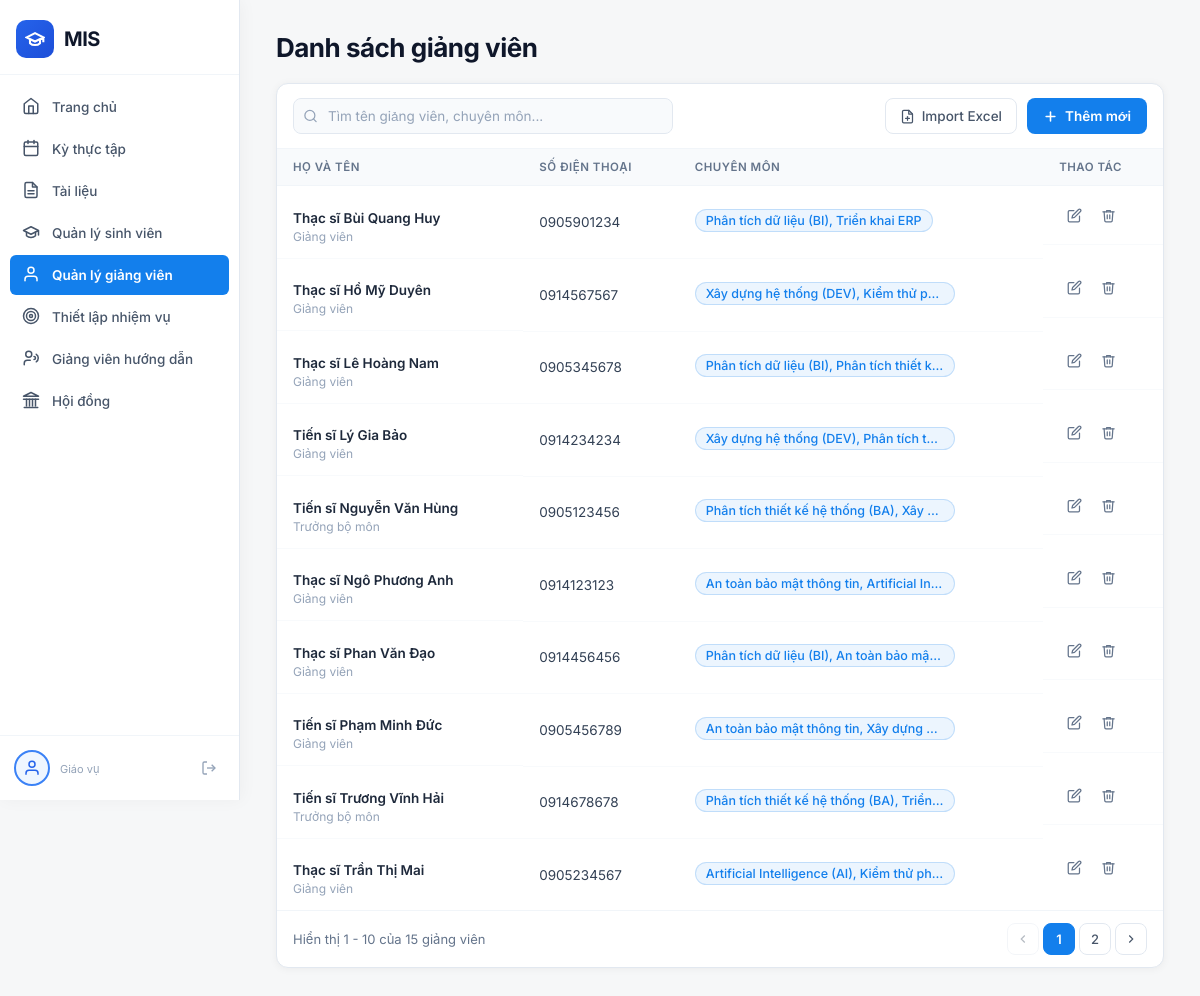
Page /giao-vu/quan-ly-giang-vien/ on the committed database.
### Home/models.py (models this page shows, shortened)
class GiangVien(models.Model):
    HOC_VI_CHOICES = [
        ('Thạc sĩ', 'Thạc sĩ'),
        ('Tiến sĩ', 'Tiến sĩ'),
        ('Phó Giáo sư', 'Phó Giáo sư'),
        ('Giáo sư', 'Giáo sư'),
    ]
    CHUC_VU_CHOICES = [
        ('Giảng viên', 'Giảng viên'),
        ('Trưởng bộ môn', 'Trưởng bộ môn'),
        ('Giáo vụ', 'Giáo vụ'),
    ]
    CHUYEN_MON_CHOICES = [
        ('Phân tích thiết kế hệ thống (BA)', 'Phân tích thiết kế hệ thống (BA)'),
        ('Xây dựng hệ thống (DEV)', 'Xây dựng hệ thống (DEV)'),
        ('Artificial Intelligence (AI)', 'Artificial Intelligence (AI)'),
        ('Kiểm thử phần mềm', 'Kiểm thử phần mềm'),
        ('Phân tích dữ liệu (BI)', 'Phân tích dữ liệu (BI)'),
        ('An toàn bảo mật thông tin', 'An toàn bảo mật thông tin'),
        ('Triển khai ERP', 'Triển khai ERP'),
    ]
    ma_gv = models.CharField(max_length=20, primary_key=True)
    ho_ten = models.CharField(max_length=255)
    chuc_vu = models.CharField(max_length=100, choices=CHUC_VU_CHOICES, default='Giảng viên')
    hoc_vi = models.CharField(max_length=100, choices=HOC_VI_CHOICES, default='Thạc sĩ')
    chuyen_mon = models.CharField(max_length=500) # Lưu chuỗi các chuyên môn ghép lại
    so_dien_thoai = models.CharField(max_length=15, null=True, blank=True)

### GiaoVu/views.py (the view, shortened to what this page needs)
# urls.py: path('quan-ly-giang-vien/', views.ql_giang_vien_view, name='giaovu_qlgiangvien'),
def ql_giang_vien_view(request):
    search_query = request.GET.get('q', '').strip()
    gv_list = GiangVien.objects.all().order_by('ho_ten')
    if search_query:
        gv_list = gv_list.filter(
            Q(ho_ten__icontains=search_query) | Q(chuyen_mon__icontains=search_query)
        )
    paginator = Paginator(gv_list, 10)
    page_obj  = paginator.get_page(request.GET.get('page', 1))
    hoc_vi_choices = [c[0] for c in GiangVien.HOC_VI_CHOICES]
    chuc_vu_choices = [c[0] for c in GiangVien.CHUC_VU_CHOICES]
    chuyen_mon_choices = [c[0] for c in GiangVien.CHUYEN_MON_CHOICES]
    context = {
        'current_page' : 'qlgiangvien',
        'page_obj'     : page_obj,
        'search_query' : search_query,
        'hoc_vi_choices': hoc_vi_choices,
        'chuc_vu_choices': chuc_vu_choices,
        'chuyen_mon_choices': chuyen_mon_choices,
    }
    return render(request, 'GiaoVu/giang_vien.html', context)

### GiaoVu/templates/GiaoVu/giang_vien.html (shortened to what this page needs)
{% extends 'GiaoVu/home.html' %}
{% load static %}
{% block extra_css %}
<link rel="stylesheet" href="{% static 'GiaoVu/css/giang_vien.css' %}">
{% endblock %}
{% block content %}
<div class="page-container">
    <div class="page-header">
        <h1 class="page-title">Danh sách giảng viên</h1>
    </div>
    <div class="table-card">
        <div class="table-toolbar">
            <form method="get" class="search-form" id="searchForm">
                <div class="search-box">
                    <input type="text" name="q" value="{{ search_query }}"
                        placeholder="Tìm tên giảng viên, chuyên môn..." class="search-input" id="searchInput"
                        autocomplete="off">
                </div>
            </form>
            <div class="toolbar-actions">
                <button class="btn-import" id="btnImport" type="button">
                    <svg viewBox="0 0 24 24" fill="none" stroke="currentColor" stroke-width="2" stroke-linecap="round"
                        stroke-linejoin="round">
                        <path d="M14 2H6a2 2 0 0 0-2 2v16a2 2 0 0 0 2 2h12a2 2 0 0 0 2-2V8z" />
                        <polyline points="14 2 14 8 20 8" />
                        <line x1="12" y1="18" x2="12" y2="12" />
                        <line x1="9" y1="15" x2="15" y2="15" />
                    </svg>
                    Import Excel
                </button>
                <button class="btn-primary" id="btnThemMoi" type="button">
                    <svg viewBox="0 0 24 24" fill="none" stroke="currentColor" stroke-width="2.5" stroke-linecap="round"
                        stroke-linejoin="round">
                        <line x1="12" y1="5" x2="12" y2="19" />
                        <line x1="5" y1="12" x2="19" y2="12" />
                    </svg>
                    Thêm mới
                </button>
            </div>
        </div>
        <table class="gv-table">
            <thead>
                <tr>
                    <th>HỌ VÀ TÊN</th>
                    <th>SỐ ĐIỆN THOẠI</th>
                    <th>CHUYÊN MÔN</th>
                    <th>THAO TÁC</th>
                </tr>
            </thead>
            <tbody>
                {% for gv in page_obj %}
                <tr>
                    <td class="td-hoten">
                        <span class="gv-name">{{ gv.hoc_vi }} {{ gv.ho_ten }}</span>
                        <span class="gv-chucvu">{{ gv.chuc_vu }}</span>
                    </td>
                    <td class="td-phone">{{ gv.so_dien_thoai|default:"—" }}</td>
                    <td><span class="badge-chuyen-mon">{{ gv.chuyen_mon }}</span></td>
                    <td class="td-actions">
                        <button class="btn-action btn-edit" type="button" title="Chỉnh sửa"
                            onclick="openEditModal('{{ gv.ma_gv }}', '{{ gv.ho_ten }}', '{{ gv.hoc_vi }}', '{{ gv.chuc_vu }}', '{{ gv.chuyen_mon }}', '{{ gv.so_dien_thoai }}')">
                            <svg viewBox="0 0 24 24" fill="none" stroke="currentColor" stroke-width="2"
                                stroke-linecap="round" stroke-linejoin="round">
                                <path d="M11 4H4a2 2 0 0 0-2 2v14a2 2 0 0 0 2 2h14a2 2 0 0 0 2-2v-7" />
                                <path d="M18.5 2.5a2.121 2.121 0 0 1 3 3L12 15l-4 1 1-4 9.5-9.5z" />
                            </svg>
                        </button>
                        <button class="btn-action btn-delete" type="button" title="Xóa"
                            onclick="confirmDeleteGV('{{ gv.ma_gv }}', '{{ gv.ho_ten }}')">
                            <svg viewBox="0 0 24 24" fill="none" stroke="currentColor" stroke-width="2"
                                stroke-linecap="round" stroke-linejoin="round">
                                <polyline points="3 6 5 6 21 6" />
                                <path d="M19 6l-1 14a2 2 0 0 1-2 2H8a2 2 0 0 1-2-2L5 6" />
                                <path d="M10 11v6" />
                                <path d="M14 11v6" />
                                <path d="M9 6V4h6v2" />
                            </svg>
                        </button>
                    </td>
                </tr>
                {% empty %}
                <tr>
                    <td colspan="4" class="empty-row">Chưa có giảng viên nào.</td>
                </tr>
                {% endfor %}
            </tbody>
        </table>
        <div class="pagination-bar">
            {% if page_obj.paginator.count > 0 %}
            <span class="pagination-info">Hiển thị {{ page_obj.start_index }} - {{ page_obj.end_index }} của {{ page_obj.paginator.count }} giảng viên</span>
            {% else %}
            <span class="pagination-info">Không có dữ liệu</span>
            {% endif %}
            <div class="pagination-btns">
                {% if page_obj.has_previous %}
                <a href="?page={{ page_obj.previous_page_number }}{% if search_query %}&q={{ search_query }}{% endif %}" class="pg-btn">
                    <svg viewBox="0 0 24 24" fill="none" stroke="currentColor" stroke-width="2"><polyline points="15 18 9 12 15 6" /></svg>
                </a>
                {% else %}
                <button class="pg-btn" type="button" disabled>
                    <svg viewBox="0 0 24 24" fill="none" stroke="currentColor" stroke-width="2"><polyline points="15 18 9 12 15 6" /></svg>
                </button>
                {% endif %}
                {% for num in page_obj.paginator.page_range %}
                    {% if num == page_obj.number %}
                    <span class="pg-btn pg-active">{{ num }}</span>
                    {% else %}
                    <a href="?page={{ num }}{% if search_query %}&q={{ search_query }}{% endif %}" class="pg-btn">{{ num }}</a>
                    {% endif %}
                {% endfor %}
                {% if page_obj.has_next %}
                <a href="?page={{ page_obj.next_page_number }}{% if search_query %}&q={{ search_query }}{% endif %}" class="pg-btn">
                    <svg viewBox="0 0 24 24" fill="none" stroke="currentColor" stroke-width="2"><polyline points="9 18 15 12 9 6" /></svg>
                </a>
                {% else %}
                <button class="pg-btn" type="button" disabled>
                    <svg viewBox="0 0 24 24" fill="none" stroke="currentColor" stroke-width="2"><polyline points="9 18 15 12 9 6" /></svg>
                </button>
                {% endif %}
            </div>
        </div>
    </div>
</div>
{% endblock %}

### GiaoVu/static/GiaoVu/css/home.css (style rules this page uses)
:root { --sidebar-width: 240px; --radius-sm: 6px; --transition: all 0.22s cubic-bezier(0.4, 0, 0.2, 1); --gray-100: #f1f5f9; --gray-200: #e2e8f0; --gray-400: #94a3b8; --gray-800: #1e293b; --gray-900: #0f172a; --red: #dc2626; --red-bg: #fef2f2; }
*, *::before, *::after { box-sizing: border-box; margin: 0; padding: 0; }
body { font-family: 'Inter', -apple-system, BlinkMacSystemFont, sans-serif; background: #F6F7F8; color: var(--gray-800); display: flex; min-height: 100vh; }
a { text-decoration: none; color: inherit; }
button { cursor: pointer; border: none; background: none; font-family: inherit; }
svg { display: block; }

### GiaoVu/static/GiaoVu/css/giang_vien.css (style rules this page uses)
.page-container { padding: 32px 36px; }
.page-header { margin-bottom: 20px; }
.page-title { font-size: 26px; font-weight: 700; color: #0f172a; letter-spacing: -0.5px; }
.table-card { background: #fff; border-radius: 12px; border: 1px solid #e2e8f0; box-shadow: 0 1px 8px rgba(0, 0, 0, 0.05); overflow: hidden; }
.table-toolbar { display: flex; align-items: center; justify-content: space-between; gap: 12px; padding: 14px 16px; border-bottom: 1px solid #f1f5f9; }
.search-form { flex: 1; max-width: 380px; }
.search-box { position: relative; }
.search-input { width: 100%; height: 36px; padding: 0 12px 0 34px; border: 1px solid #e2e8f0; border-radius: 8px; font-size: 13.5px; font-family: 'Inter', sans-serif; color: #1e293b; background: #f8fafc; transition: border-color 0.18s, box-shadow 0.18s, background 0.18s; }
.search-input::placeholder { color: #94a3b8; }
.toolbar-actions { display: flex; align-items: center; gap: 10px; }
.btn-import { display: flex; align-items: center; gap: 7px; height: 36px; padding: 0 14px; border: 1px solid #e2e8f0; border-radius: 8px; font-size: 13.5px; font-weight: 500; color: #475569; background: #fff; cursor: pointer; transition: all 0.18s; font-family: 'Inter', sans-serif; }
.btn-import svg { width: 15px; height: 15px; }
.btn-primary { display: flex; align-items: center; gap: 7px; height: 36px; padding: 0 16px; background: #137FEC; color: #fff; border-radius: 8px; font-size: 13.5px; font-weight: 600; cursor: pointer; border: none; transition: background 0.18s, transform 0.12s; font-family: 'Inter', sans-serif; }
.btn-primary svg { width: 15px; height: 15px; }
.gv-table { width: 100%; border-collapse: collapse; }
.gv-table thead tr { background: #f8fafc; }
.gv-table th { padding: 11px 16px; text-align: left; font-size: 11.5px; font-weight: 600; color: #64748b; letter-spacing: 0.5px; text-transform: uppercase; border-bottom: 1px solid #f1f5f9; white-space: nowrap; }
.gv-table td { padding: 14px 16px; font-size: 13.5px; color: #334155; border-bottom: 1px solid #f8fafc; vertical-align: middle; }
.gv-table tbody tr:last-child td { border-bottom: none; }
.td-hoten { display: flex; flex-direction: column; gap: 3px; }
.gv-name { font-weight: 600; color: #1e293b; font-size: 13.5px; }
.gv-chucvu { font-size: 12px; color: #94a3b8; }
.td-phone { color: #475569; font-size: 13.5px; }
.badge-chuyen-mon { display: inline-block; padding: 3px 10px; border-radius: 20px; font-size: 12.5px; font-weight: 500; background: rgba(19, 127, 236, 0.08); color: #137FEC; border: 1px solid rgba(19, 127, 236, 0.2); max-width: 260px; white-space: nowrap; overflow: hidden; text-overflow: ellipsis; }
.td-actions { display: flex; align-items: center; gap: 4px; }
.btn-action { width: 30px; height: 30px; display: flex; align-items: center; justify-content: center; border-radius: 6px; cursor: pointer; border: none; background: none; transition: all 0.15s; }
.btn-action svg { width: 15px; height: 15px; }
.btn-edit { color: #64748b; }
.btn-delete { color: #64748b; }
.pagination-bar { display: flex; align-items: center; justify-content: space-between; padding: 12px 16px; border-top: 1px solid #f1f5f9; flex-wrap: wrap; gap: 8px; }
.pagination-info { font-size: 13px; color: #64748b; }
.pagination-btns { display: flex; align-items: center; gap: 4px; }
.pg-btn { min-width: 32px; height: 32px; display: inline-flex; align-items: center; justify-content: center; padding: 0 6px; border-radius: 8px; border: 1px solid #e2e8f0; background: #fff; color: #475569; font-size: 13px; font-weight: 500; cursor: pointer; text-decoration: none; transition: all 0.15s; font-family: 'Inter', sans-serif; }
.pg-btn.pg-active { background: #137FEC; border-color: #137FEC; color: #fff; font-weight: 600; cursor: default; }
.pg-btn[disabled] { opacity: 0.4; cursor: not-allowed; }
.pg-btn svg { width: 14px; height: 14px; }

### rows in the picture
GiangVien: hoc_vi "Thạc sĩ", ho_ten "Bùi Quang Huy", chuc_vu "Giảng viên", so_dien_thoai "0905901234", chuyen_mon "Phân tích dữ liệu (BI), Triển khai ERP"
GiangVien: hoc_vi "Thạc sĩ", ho_ten "Hồ Mỹ Duyên", chuc_vu "Giảng viên", so_dien_thoai "0914567567", chuyen_mon "Xây dựng hệ thống (DEV), Kiểm thử p…"
GiangVien: hoc_vi "Thạc sĩ", ho_ten "Lê Hoàng Nam", chuc_vu "Giảng viên", so_dien_thoai "0905345678", chuyen_mon "Phân tích dữ liệu (BI), Phân tích thiết k…"
GiangVien: hoc_vi "Tiến sĩ", ho_ten "Lý Gia Bảo", chuc_vu "Giảng viên", so_dien_thoai "0914234234", chuyen_mon "Xây dựng hệ thống (DEV), Phân tích t…"
GiangVien: hoc_vi "Tiến sĩ", ho_ten "Nguyễn Văn Hùng", chuc_vu "Trưởng bộ môn", so_dien_thoai "0905123456", chuyen_mon "Phân tích thiết kế hệ thống (BA), Xây…"
GiangVien: hoc_vi "Thạc sĩ", ho_ten "Ngô Phương Anh", chuc_vu "Giảng viên", so_dien_thoai "0914123123", chuyen_mon "An toàn bảo mật thông tin, Artificial In…"
GiangVien: hoc_vi "Thạc sĩ", ho_ten "Phan Văn Đạo", chuc_vu "Giảng viên", so_dien_thoai "0914456456", chuyen_mon "Phân tích dữ liệu (BI), An toàn bảo mậ…"
GiangVien: hoc_vi "Tiến sĩ", ho_ten "Phạm Minh Đức", chuc_vu "Giảng viên", so_dien_thoai "0905456789", chuyen_mon "An toàn bảo mật thông tin, Xây dựng…"
GiangVien: hoc_vi "Tiến sĩ", ho_ten "Trương Vĩnh Hải", chuc_vu "Trưởng bộ môn", so_dien_thoai "0914678678", chuyen_mon "Phân tích thiết kế hệ thống (BA), Triển…"
GiangVien: hoc_vi "Thạc sĩ", ho_ten "Trần Thị Mai", chuc_vu "Giảng viên", so_dien_thoai "0905234567", chuyen_mon "Artificial Intelligence (AI), Kiểm thử ph…"

### other values in the picture
{{ page_obj.start_index }} "1"
{{ page_obj.end_index }} "10"
{{ page_obj.paginator.count }} "15"
{{ num }} "1"
{{ num }} "2"
